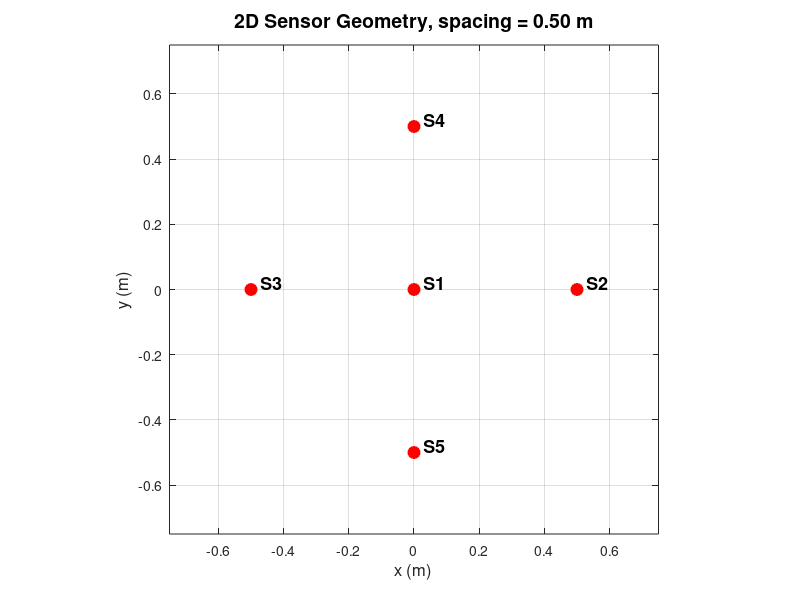

Write MATLAB code to recreate this figure. (Note: this script raises an error after producing the figure.)
%% 2D TDOA 定位誤差百分比熱力圖 (yn_TDOA 核心 + PRR 量化 + 新五大級距)
% 架構特色：
% 1. 演算法核心：採用 yn_TDOA 邏輯（無 LLS 線性預估、初始點固定為感測器幾何質心 p0）。
% 2. 空間維度：2D 平面，5 顆探頭呈十字形分佈（中央 S1 置於原點，其餘向外延伸 0.5m）。
% 3. 硬體限制：加入使用者自訂系統取樣率 (PRR_Hz)，模擬真實硬體的時間量化誤差。
% 4. 視覺化級距：全新五大誤差百分比分級 (<1%, 1-5%, 5-10%, 10-20%, >20%)。

clear; clc; close all;

%% ============================================================
% 1. 感測器配置與環境參數設定 (單位：公尺)
% ============================================================
sensors = [
     0.0,  0.0;   % S1, 參考感測器 (置於原點)
     0.5,  0.0;   % S2 (沿 +X 軸延展 0.5m)
    -0.5,  0.0;   % S3 (沿 -X 軸延展 0.5m)
     0.0,  0.5;   % S4 (沿 +Y 軸延展 0.5m)
     0.0, -0.5    % S5 (沿 -Y 軸延展 0.5m)
];

refIndex = 1;
c = 343.0;        % 聲速 (m/s)

sensor_plot_filename = 'sensor_geometry.png';   % 探頭位置圖輸出檔名

% 透過 mean 計算出固定的初始猜測點 p0，稍微偏移，避開原點奇異點
p0 = mean(sensors, 1)' + [0.1; 0.2];

%% ============================================================
% 額外輸出：2D 探頭位置圖
% ============================================================

figure('Color', 'w', 'Position', [200, 120, 800, 650]);
hold on; grid on; box on; axis equal;

% 繪製探頭位置
plot(sensors(:,1), sensors(:,2), 'ro', ...
    'MarkerFaceColor', 'r', ...
    'MarkerSize', 8, ...
    'LineWidth', 1.5);

% 標記 S1, S2, S3...
for k = 1:size(sensors, 1)
    text(sensors(k,1) + 0.03, sensors(k,2) + 0.02, ...
        sprintf('S%d', k), ...
        'FontSize', 13, ...
        'FontWeight', 'bold', ...
        'Color', 'k');
end

% 自動設定座標範圍
max_range = max(abs(sensors(:))) + 0.25;
xlim([-max_range, max_range]);
ylim([-max_range, max_range]);

xlabel('x (m)', 'FontSize', 12);
ylabel('y (m)', 'FontSize', 12);

% 取得探頭間距，這裡用 S1 到 S2 的距離
spacing_m = norm(sensors(2,:) - sensors(1,:));

title(sprintf('2D Sensor Geometry, spacing = %.2f m', spacing_m), ...
    'FontSize', 14, ...
    'FontWeight', 'bold');

% 儲存圖片
exportgraphics(gcf, sensor_plot_filename, 'Resolution', 300);

hold off;

%% ============================================================
% 2. 使用者互動輸入與網格建立
% ============================================================
area_side_m = input('請輸入定位範圍總邊長 (單位:公尺, 例如 100 或 200): ');
grid_spacing_m = input('請輸入格線間距 (單位:公尺, 例如 1 或 5): ');
PRR_Hz = input('請輸入系統取樣率 PRR (單位:Hz, 例如 20000 或 100000): ');

if isempty(area_side_m) || area_side_m <= 0, area_side_m = 200; end
if isempty(grid_spacing_m) || grid_spacing_m <= 0, grid_spacing_m = 5; end
if isempty(PRR_Hz) || PRR_Hz <= 0, PRR_Hz = 20000; end

half_side = area_side_m / 2;
xCenters = -half_side:grid_spacing_m:half_side;
yCenters = -half_side:grid_spacing_m:half_side;
[X_mesh, Y_mesh] = meshgrid(xCenters, yCenters);

errorPercentMap = zeros(size(X_mesh)); % 儲存每個網格點的誤差百分比

% 優化器參數設定 (Levenberg-Marquardt 演算法)
options = optimoptions('lsqnonlin', 'Display', 'none', 'Algorithm', 'levenberg-marquardt');

%% ============================================================
% 3. 進入熱力圖網格掃描
% ============================================================
total_points = numel(X_mesh);
fprintf('開始進行 TDOA 網格熱力圖掃描，總計點數：%d ...\n', total_points);

tic; % 開始計時
for i = 1:size(X_mesh, 1)
    for j = 1:size(X_mesh, 2)
        % 當前網格點的真實聲源位置
        true_x = X_mesh(i, j);
        true_y = Y_mesh(i, j);
        true_pos = [true_x; true_y];
        
        % ----------------------------------------------------
        % 正向模擬：計算理論 TOA 並引入 PRR 時間量化誤差
        % ----------------------------------------------------
        % 到各感測器的理論距離與到達時間 (TOA)
        distances = sqrt(sum((sensors - true_pos').^2, 2));
        trueArrivalTimes = distances / c;
        
        % 模擬硬體取樣率造成的量化誤差 (Quantization)
        quantizedArrivalTimes = round(trueArrivalTimes * PRR_Hz) / PRR_Hz;
        
        % 計算以 S1 為基準的時間差 TDOA 與距離差 d
        tdoa = quantizedArrivalTimes;
        tdoa(refIndex) = [];
        tdoa = tdoa - quantizedArrivalTimes(refIndex);
        d = c * tdoa;
        
        % ----------------------------------------------------
        % 逆向定位：使用 yn_TDOA 的核心架構求解
        % ----------------------------------------------------
        % 沒有 LLS 預估，每一次都固定從幾何質心 p0 = [0; 0] 出發
        [estimated_pos, ~] = lsqnonlin(@(p) tdoa_residuals_2d(p, sensors, d), p0, [], [], options);
        
        % ----------------------------------------------------
        % 誤差計算與百分比處理
        % ----------------------------------------------------
        % 計算 2D 幾何定位誤差 (公尺)
        error_m = sqrt(sum((estimated_pos - true_pos).^2));
        
        % 計算聲源到原點的真實距離 (用於計算百分比)
        true_dist_from_origin = sqrt(true_x^2 + true_y^2);
        
        if true_dist_from_origin < 1e-5
            error_percent = 0; % 原點處不計算除以零
        else
            error_percent = (error_m / true_dist_from_origin) * 100;
        end
        
        errorPercentMap(i, j) = error_percent;
    end
end
toc; % 結束計時

%% ============================================================
% 4. 誤差百分比分級 (全新指定的五大級距)
% ============================================================
classMap = zeros(size(errorPercentMap));
classMap(errorPercentMap < 1) = 1;                                 % 級別 1: <1%
classMap(errorPercentMap >= 1 & errorPercentMap < 5) = 2;          % 級別 2: 1 ~ 5%
classMap(errorPercentMap >= 5 & errorPercentMap < 10) = 3;         % 級別 3: 5 ~ 10%
classMap(errorPercentMap >= 10 & errorPercentMap < 20) = 4;        % 級別 4: 10 ~ 20%
classMap(errorPercentMap >= 20) = 5;                               % 級別 5: >20%

%% ============================================================
% 5. 熱力圖結果視覺化
% ============================================================
figure('Color', 'w', 'Position', [150, 120, 800, 650]);

% 繪製級距圖像
imageHandle = imagesc(xCenters, yCenters, classMap);
set(imageHandle, 'AlphaData', ~isnan(classMap));
set(gca, 'YDir', 'normal');
axis equal; axis tight; grid on; box on;

% 動態調整主要與次要網格線（維持畫面美觀與精準度）
ax = gca;
tick_step = half_side / 2;
ax.XTick = -half_side:tick_step:half_side;
ax.YTick = -half_side:tick_step:half_side;

ax.XMinorGrid = 'on';
ax.YMinorGrid = 'on';
ax.XAxis.MinorTickValues = -half_side:grid_spacing_m:half_side;
ax.YAxis.MinorTickValues = -half_side:grid_spacing_m:half_side;

% 套用經典 5 色 Colormap (由冷色到暖色，凸顯誤差嚴重性)
colormap([
    0.00, 0.45, 0.74;   % 級別 1: <1% (深藍 - 極準確)
    0.47, 0.67, 0.19;   % 級別 2: 1 ~ 5% (綠色 - 良好)
    0.93, 0.69, 0.13;   % 級別 3: 5 ~ 10% (黃色 - 輕微偏差)
    0.85, 0.33, 0.10;   % 級別 4: 10 ~ 20% (橘色 - 明顯誤差)
    0.49, 0.18, 0.56    % 級別 5: >20% (紫色 - 嚴重發散)
]);
caxis([0.5, 5.5]);

% 色標 TickLabels 渲染
cb = colorbar;
cb.Ticks = 1:5;
labelDash = char(8211);
cb.TickLabels = { ...
    '<5%', ...
    ['5' labelDash '10%'], ...
    ['10' labelDash '20%'], ...
    ['20' labelDash '100%'], ...
    '>100%' ...
};
ylabel(cb, '定位誤差百分比 (Error %)', 'FontSize', 11, 'FontWeight', 'bold');

hold on;

% 繪製 5 顆感測器位置
plot(sensors(:,1), sensors(:,2), 'ko', 'MarkerFaceColor', 'w', 'MarkerSize', 8, 'LineWidth', 2);

% 圖表標題與標籤
xlabel('X 軸位置 (公尺)', 'FontSize', 11);
ylabel('Y 軸位置 (公尺)', 'FontSize', 11);
title_str = sprintf('2D TDOA 誤差百分比熱力圖\n 範圍: %d m x %d m  |  PRR: %d Hz', area_side_m, area_side_m, PRR_Hz);
title(title_str, 'FontSize', 12, 'FontWeight', 'bold');

hold off;

%% ============================================================
% 6. 輔助子函數：2D TDOA 殘差計算 (Local Function)
% ============================================================
function res = tdoa_residuals_2d(p, sensors, d)
    % p: [x; y] 估計的聲源位置 (米)
    % sensors: Nx2 感測器位置矩陣 (米)
    % d: (N-1)x1 到達距離差矩陣 (米)
    x = p(1); y = p(2);
    
    % 到參考感測器 S1 的距離
    r0 = sqrt((x - sensors(1,1))^2 + (y - sensors(1,2))^2);
    res = zeros(length(d), 1);
    
    % 計算其餘感測器相對於 S1 的殘差
    for k = 2:size(sensors, 1)
        rk = sqrt((x - sensors(k,1))^2 + (y - sensors(k,2))^2);
        res(k-1) = rk - r0 - d(k-1); 
    end
end
